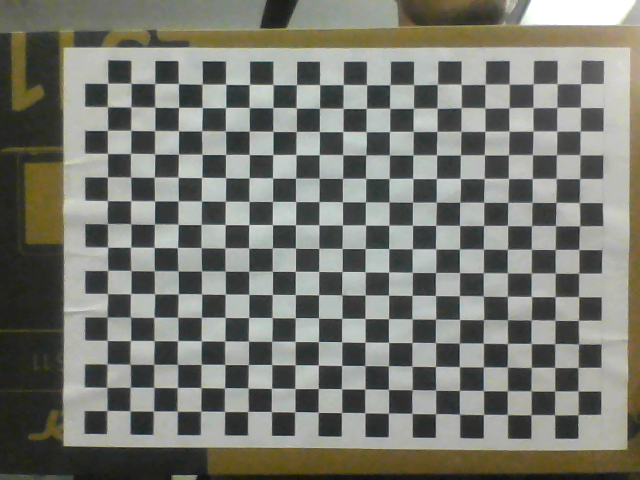
#> input picture Su19_Image_Processing/a.png, 640 x 480 px; its folder holds only this picture in this run
$ python 1_pose_estimation.py
#> lines starting #> are read from the running program, lines starting #| are printed output that depends on the picture; after the words box and inside, x2 and y2 are one past the last pixel; in counts of white or black regions, pixels touching at a corner belong together
import numpy as np
from matplotlib import pyplot as plt
import cv2
from glob import glob

import math
from scipy import linalg
from numpy.linalg import inv
from utils import *

# Load previously saved data
with np.load('data/parameters.npz') as X:
#> (reads Su19_Image_Processing/data/parameters.npz from the repository)
    nmtx,mtx, dist, _, _ = [X[i] for i in ('k_new','k','distortion_coeff','rvecs','tvecs')]

# [6 lines of commented-out code are left out]

criteria = (cv2.TERM_CRITERIA_EPS + cv2.TERM_CRITERIA_MAX_ITER, 30, 0.001)
objp = np.zeros((21*15,3), np.float32)
objp[:,:2] = np.mgrid[0:21,0:15].T.reshape(-1,2)

# [27 lines of commented-out code are left out]
def drawCube(img, corners, imgpts):
    imgpts = np.int32(imgpts).reshape(-1,2)

    # draw ground floor in green
    img = cv2.drawContours(img, [imgpts[:4]],-1,(0,255,0),-3)

    # draw pillars in blue color
    for i,j in zip(range(4),range(4,8)):
        img = cv2.line(img, tuple(imgpts[i]), tuple(imgpts[j]),(255),3)

    # draw top layer in red color
    img = cv2.drawContours(img, [imgpts[4:]],-1,(0,0,255),3)

    return img

axis_cube = np.float32([[0,0,0], [0,3,0], [3,3,0], [3,0,0],
                   [0,0,-3],[0,3,-3],[3,3,-3],[3,0,-3] ])


for fname in glob('*.png'):
    img = cv2.imread(fname)
#> img is the input picture: shape (480, 640, 3); mean B, G, R 113.6, 121.4, 120.1
    gray = cv2.cvtColor(img,cv2.COLOR_BGR2GRAY)
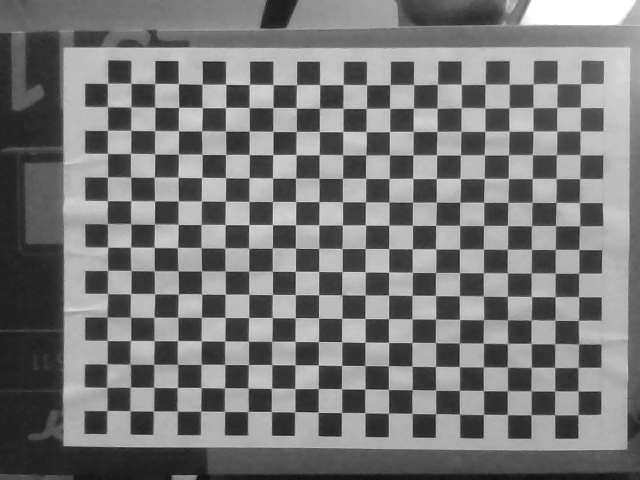
#> gray: shape (480, 640); min 15, max 255, mean 120.2
    ret, corners = cv2.findChessboardCorners(gray, (21,15),None)
#> ret = True; corners = 315 rows, first 8: [107.4, 83.4], [131.1, 83.36], [154.8, 83.62], [178.5, 83.63], [201.9, 84.14], [225.8, 84.28], [249.3, 84.49], [273, 84.57]

    if ret == True:
        corners2 = cv2.cornerSubPix(gray,corners,(11,11),(-1,-1),criteria)
#> corners2 = 315 rows, first 8: [107.6, 83.28], [130.8, 83.36], [154.6, 83.53], [178.4, 83.6], [202.2, 84.17], [225.6, 84.19], [249.4, 84.39], [273.1, 84.56]

        # Find the rotation and translation vectors.
        a , rvecs, tvecs, inliers = cv2.solvePnPRansac(objp, corners2, mtx, dist)
#> a = True; rvecs = [0.0093, 0.00129, 0.00485]; tvecs = [-9.23, -5.97, 26.38]; inliers = 313 values from 0 to 314

        # project 3D points to image plane
        imgpts, jac = cv2.projectPoints(axis_cube, rvecs, tvecs, nmtx, dist)
#> imgpts = [[117.5, 84.91], [117.5, 153.6], [186.6, 154.1], [186.5, 85.42], [90.33, 68.18], [90.11, 145.6], [168, 146.2], [167.9, 68.53]]

        img = drawCube(img,corners2,imgpts)
#> in drawCube, `imgpts = np.int32(imgpts).reshape(-1,2)`: imgpts = [[117, 84], [117, 153], [186, 154], [186, 85], [90, 68], [90, 145], [168, 146], [167, 68]]
#> in drawCube, `img = cv2.drawContours(img, [imgpts[:4]],-1,(0,255,0),-3)`:
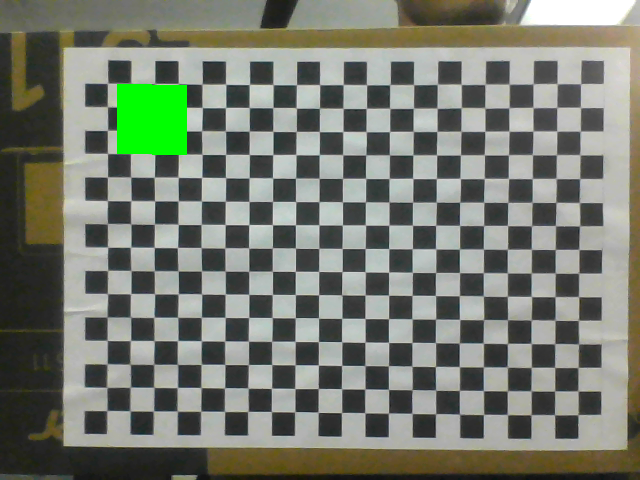
#> img: shape (480, 640, 3); 1.6% of pixels changed, all inside (x1, y1, x2, y2) = (117, 84, 187, 155)
#> the loop in drawCube, `for i,j in zip(range(4),range(4,8)):` made 4 passes
#> pass 1, in drawCube, `img = cv2.line(img, tuple(imgpts[i]), tuple(imgpts[j]),(255),3)`:
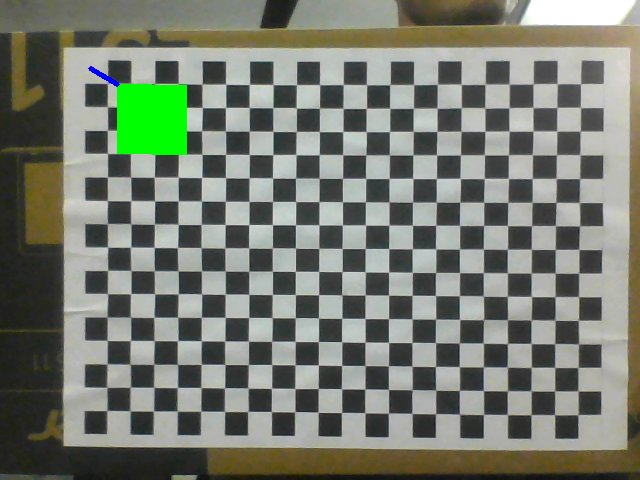
#> img: shape (480, 640, 3); 0.06% of pixels changed, all inside (x1, y1, x2, y2) = (88, 66, 120, 87)
#> after the loop in drawCube, `for i,j in zip(range(4),range(4,8)):`: img: shape (480, 640, 3); mean B, G, R 111.9, 123.2, 118
#> in drawCube, `img = cv2.drawContours(img, [imgpts[4:]],-1,(0,0,255),3)`:
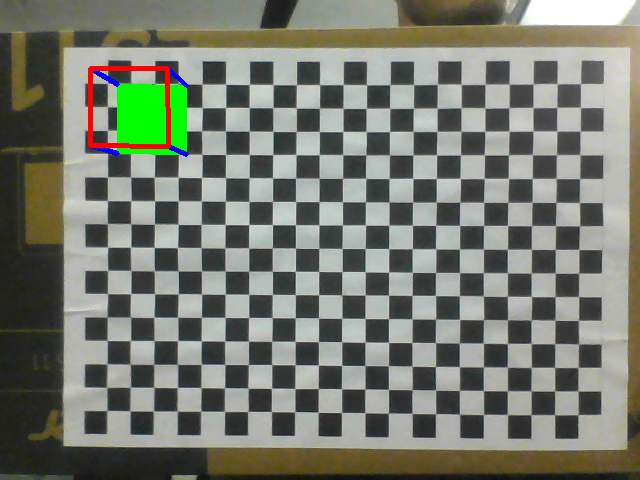
#> img: shape (480, 640, 3); mean B, G, R 111.5, 122.4, 118.9
        cv2.imshow('img',img)
        k = cv2.waitKey(0) & 0xff
#> (key Esc is pressed here)
        if k == 's':
            cv2.imwrite(fname[:6]+'.png', img)

cv2.destroyAllWindows()
